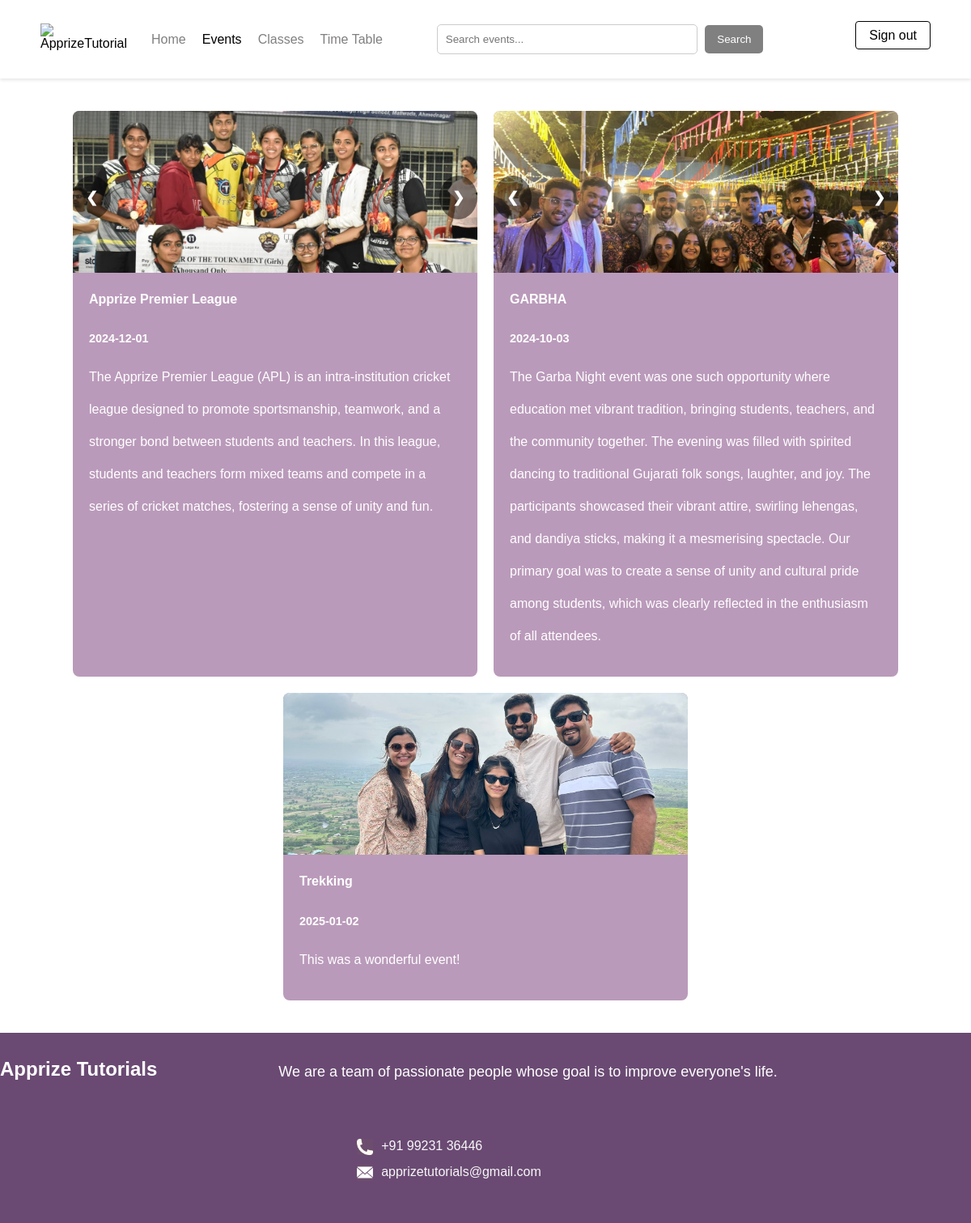
Screenshot of /pages/event.php (signed in) with the database file from the repository.
### tables this page shows
CREATE TABLE `tbEvent` (
  `eventID` int NOT NULL,
  `name` text NOT NULL,
  `date` date NOT NULL,
  `description` varchar(1000) NOT NULL,
  `imagename` varchar(100) DEFAULT NULL
);

### pages/event.php (the view, shortened to what this page needs)
<?php
include_once('../config/config.php');
$searchQuery = isset($_GET['search']) ? $_GET['search'] : '';
$sql = "SELECT * FROM tbEvent";
$stmt = $conn->prepare($sql);
$stmt->execute();
$results = $stmt->fetchAll();
?>
<!DOCTYPE html>
<html lang="en-IN">
<head>
    <link type="text/css" rel="stylesheet" href="../public/css/style.css"/>
</head>
<body>
    <div id="wrapwrap" class="eventspage">
        <header id="top" class="o_header_standard">
            <nav aria-label="Main" class="navbar navbar-expand-lg navbar-light o_colored_level o_cc d-none d-lg-block shadow-sm">
                <div id="o_main_nav" class="o_main_nav container">
                    <a class="navbar-brand logo me-4">
                        <img src="../images/logo.png" class="img img-fluid" width="95" height="40" alt="ApprizeTutorial" loading="lazy"/>
                    </a>
                    <ul role="menu" id="top_menu" class="nav navbar-nav top_menu o_menu_loading me-auto">
                        <li role="presentation" class="nav-item">
                            <a role="menuitem" href="dashboard.php" class="nav-link">
                                <span>Home</span>
                            </a>
                        </li>
                        <li role="presentation" class="nav-item">
                            <a role="menuitem" href="event.php" class="nav-link active">
                                <span>Events</span>
                            </a>
                        </li>
                        <li role="presentation" class="nav-item">
                            <a role="menuitem" href="class.php" class="nav-link">
                                <span>Classes</span>
                            </a>
                        </li>
                        <li role="presentation" class="nav-item">
                            <a role="menuitem" href="timetable.php" class="nav-link">
                                <span>Time Table</span>
                            </a>
                        </li>
                    </ul>
                    <div class="search-container">
                        <form method="get" action="event.php">
                            <input type="text" name="search" placeholder="Search events..."
                            value="<?php echo htmlspecialchars($searchQuery); ?>" />
                            <button type="submit">Search</button>
                        </form>
                    </div>
                    <ul class="navbar-nav align-items-center gap-2 flex-shrink-0 justify-content-end ps-3">
                    <li class=" o_no_autohide_item">
                    <?php if (isset($_SESSION["userID"])) { ?>
                        <a href="../login.php" class="btn btn-outline-secondary">Sign out</a>
                    <?php }else {?>
                        <a href="../login.php" class="btn btn-outline-secondary">Sign in</a>
                    <?php }?>
                    </li>
                    </ul>
                </div>
            </nav>
        </header>
    <div class="content">
    <?php foreach ($results as $index => $row): ?>
    <div class="card">
        <div class="slideshow-container" id="slideshow-<?php echo $index; ?>">
            <?php
            $images = explode(',', $row['imagename']);
            foreach ($images as $imageIndex => $image): ?>
                <div class="mySlides slide-<?php echo $index; ?>">
                    <img src="../images/uploads/<?php echo trim($image); ?>" alt="Event Image" style="width:100%">
                </div>
            <?php endforeach; ?>
            <?php if (count($images) > 1): ?>
                <a class="prev" onclick="plusSlides(-1, <?php echo $index; ?>)">&#10094;</a>
                <a class="next" onclick="plusSlides(1, <?php echo $index; ?>)">&#10095;</a>
            <?php endif; ?>
        </div>
        <div class="card-content">
            <h4><?php echo htmlspecialchars($row['name']); ?></h4>
            <p class="date"><?php echo htmlspecialchars($row['date']); ?></p>
            <p class="description"><?php echo htmlspecialchars($row['description']); ?></p>
        </div>
    </div>
<?php endforeach; ?>
    </div>
<footer id="bottom" data-anchor="true" data-name="Footer" class="o_footer o_colored_level o_cc">
    <div id="footer" class="oe_structure oe_structure_solo">
        <section class="s_text_block pt48" data-snippet="s_text_block" data-name="Text">
            <div class="container">
                <div class="row">
                    <div class="col-lg-3 pb24">
                        <h4><b>Apprize Tutorials</b></h4>
                    </div>
                    <div class="col-lg-9 pb24">
                        <p class="lead">We are a team of passionate people whose goal is to improve everyone's life.</p>
                    </div>
                </div>
            </div>
        </section>
        <section class="s_text_block" data-snippet="s_text_block" data-name="Text">
            <div class="container">
                <div class="row align-items-center">
                    <div class="col-lg-3 pb24">
                    </div>
                    <div class="col-lg-6 pb24">
                        <ul class="list-unstyled mb-0">
                            <li><img src="../images/icon.png" alt="Phone Icon" width="20" height="20" class="me-2"><a href="tel:+91 99231 36446">+91 99231 36446</a></li>
                            <li><img src="../images/icon2.png" alt="Email Icon" width="20" height="20" class="me-2"><a href="mailto:apprizetutorials@gmail.com">apprizetutorials@gmail.com</a></li>
                        </ul>
                    </div>
                </div>
            </div>
        </section>
    </div>
</footer>
</body>
</html>

### public/css/style.css (style rules this page uses)
body { margin: 0; font-family: 'Arial', sans-serif; }
.navbar { padding: 10px 35px; background-color: white; box-shadow: 0 2px 4px rgba(0, 0, 0, 0.1); }
.o_main_nav.container { display: flex; align-items: center; justify-content: space-between; }
.navbar-brand.logo { display: flex; align-items: center; }
.navbar-brand.logo img { height: 40px; width: auto; }
.navbar-nav.top_menu { display: flex; list-style-type: none; margin: 0; padding: 0; margin-left: 20px; }
.navbar-nav.top_menu .nav-item { margin: 0 10px; }
.navbar-nav.top_menu .nav-link { color: #817f7f; text-decoration: none; font-size: 16px; }
.navbar-nav.top_menu .nav-link.active { color: #000; }
.navbar-nav.align-items-center { display: flex; list-style: none; margin: 0; padding: 0; margin-left: auto; }
.btn-outline-secondary { padding: 8px 16px; border: 1px solid #000; color: #000; background-color: transparent; border-radius: 4px; text-decoration: none; font-size: 16px; }
footer.o_footer { background-color: #6A4A73; color: #fff; }
footer .s_text_block { padding-bottom: 24px; }
footer h4 { font-size: 24px; font-weight: bold; color: #ffffff; }
footer p.lead { font-size: 18px; margin-bottom: 16px; color: #ffffff; font-weight: lighter; padding: 4px 150px; padding-bottom: 0px; }
footer ul { padding-left: 170px; list-style: none; }
footer ul li { display: flex; margin-bottom: 12px; font-size: 16px; }
footer ul li img { margin-right: 10px; }
footer ul li a { color: #f7f7f7; text-decoration: none; }
footer .container { max-width: 1200px; margin: 0 auto; }
footer .row { display: flex; justify-content: flex-start; align-items: center; }
.container { max-width: 1140px; margin: 0 auto; padding: 0 15px; }
.row { display: flex; flex-wrap: wrap; margin: 0 -15px; }
p { line-height: 2.5; font-weight: lighter; margin-bottom: 1rem; }
.content { display: flex; justify-content: center; flex-wrap: wrap; gap: 20px; margin: 40px; }
.card { width: 500px; background-color: #BA9ABA; color: white; border-radius: 8px; box-shadow: 0 2px 4px rgb(255, 255, 255); overflow: hidden; }
.card img { width: 100%; height: 200px; object-fit: cover; }
.card-content { padding: 20px; }
.card-content h4 { margin-top: 0; }
.card-content p { margin: 10px 0; }
.card-content .date { font-size: 0.9em; font-weight: bold; }
.card-content .description { font-size: 1em; }
.col-lg-6 { flex: 0 0 50%; max-width: 50%; position: relative; padding: 0; display: flex; align-items: center; justify-content: center; color: white; }
ul { list-style-type: none; padding-left: 0; }
ul li { margin-bottom: 10px; }
ul li a { color: #000; text-decoration: none; }

### pages/event.php (style rules this page uses)
.slideshow-container { position: relative; max-width: 100%; margin: auto; overflow: hidden; }
.mySlides { display: none; position: relative; text-align: center; }
.mySlides img { width: 100%; }
.prev, .next { cursor: pointer; position: absolute; top: 50%; width: auto; margin-top: -22px; padding: 16px; color: white; font-weight: bold; font-size: 18px; transition: 0.6s ease; user-select: none; background-color: rgba(0, 0, 0, 0.5); border-radius: 50%; }
.prev { left: 0; }
.next { right: 0; }
.search-container { margin: 20px auto; text-align: center; }
.search-container input { padding: 10px; width: 300px; border: 1px solid #ccc; border-radius: 5px; margin-right: 5px; }
.search-container button { padding: 10px 15px; border: none; background-color: grey; color: white; border-radius: 5px; cursor: pointer; }

### rows the page displays
tbevent: name "Apprize Premier League", date "2024-12-01", description "The Apprize Premier League (APL) is an intra-institution cricket league designed to promote sportsmanship, teamwork, and a stronger bond between students and teachers. In this league, students and teachers form mixed teams and compete in a series of cricket matches, fostering a sense of unity and fun."
tbevent: name "GARBHA", date "2024-10-03", description "The Garba Night event was one such opportunity where education met vibrant tradition, bringing students, teachers, and the community together. The evening was filled with spirited dancing to traditional Gujarati folk songs, laughter, and joy. The participants showcased their vibrant attire, swirling lehengas, and dandiya sticks, making it a mesmerising spectacle. Our primary goal was to create a sense of unity and cultural pride among students, which was clearly reflected in the enthusiasm of all attendees."
tbevent: imagename (picture), name "Trekking", date "2025-01-02", description "This was a wonderful event!"
